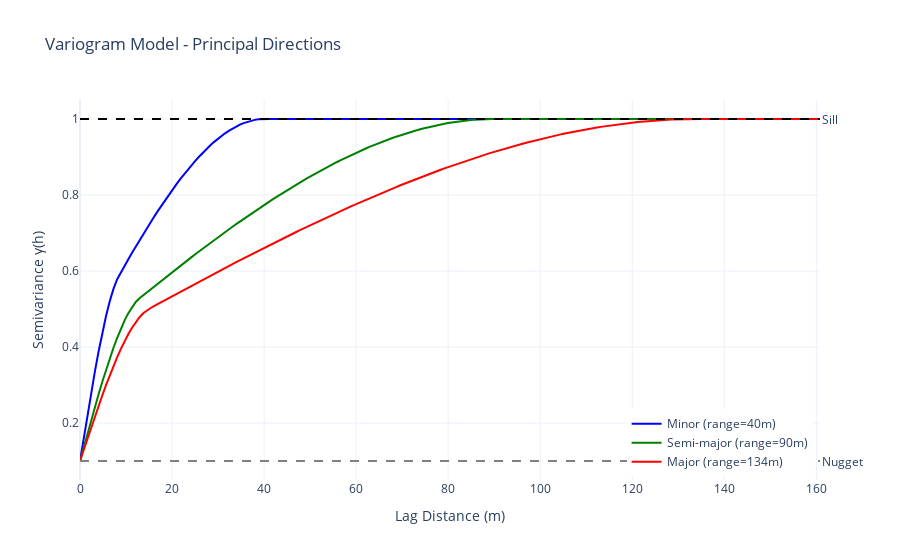

The code cell stored with this chart in its notebook:
### Markdown cell above
### Visualizing Variograms with Plotly

Use `plotly` to create interactive variogram plots. The variogram curve shows how spatial correlation decreases with distance.

### Code cell
import plotly.graph_objects as go

# Create variogram curve plot
fig = go.Figure()

# Add curves for each principal direction
fig.add_trace(
    go.Scatter(
        x=minor.distance,
        y=minor.semivariance,
        name=f"Minor (range={minor.range_value:.0f}m)",
        line=dict(color="blue", width=2),
    )
)

fig.add_trace(
    go.Scatter(
        x=semi_major.distance,
        y=semi_major.semivariance,
        name=f"Semi-major (range={semi_major.range_value:.0f}m)",
        line=dict(color="green", width=2),
    )
)

fig.add_trace(
    go.Scatter(
        x=major.distance,
        y=major.semivariance,
        name=f"Major (range={major.range_value:.0f}m)",
        line=dict(color="red", width=2),
    )
)

# Add reference lines for nugget and sill
fig.add_hline(
    y=variogram.nugget, line_dash="dash", line_color="gray", annotation_text="Nugget", annotation_position="right"
)
fig.add_hline(
    y=variogram.sill, line_dash="dash", line_color="black", annotation_text="Sill", annotation_position="right"
)

fig.update_layout(
    title="Variogram Model - Principal Directions",
    xaxis_title="Lag Distance (m)",
    yaxis_title="Semivariance γ(h)",
    legend=dict(yanchor="bottom", y=0.01, xanchor="right", x=0.99),
    template="plotly_white",
)

fig.show()

### Figure 1 — Plotly figure (JSON) as saved in the notebook; plotly's stock layout.template omitted (floating-point values rounded to 4 significant figures; data arrays with more than 128 entries replaced by an {"elided": "..."} marker saying what was removed)
{"data": [{"line": {"color": "blue", "width": 2}, "name": "Minor (range=40m)", "type": "scatter", "x": {"elided": "200 float values"}, "y": {"elided": "200 float values"}}, {"line": {"color": "green", "width": 2}, "name": "Semi-major (range=90m)", "type": "scatter", "x": {"elided": "200 float values"}, "y": {"elided": "200 float values"}}, {"line": {"color": "red", "width": 2}, "name": "Major (range=134m)", "type": "scatter", "x": {"elided": "200 float values"}, "y": {"elided": "200 float values"}}], "layout": {"annotations": [{"showarrow": false, "text": "Nugget", "x": 1, "xanchor": "left", "xref": "x domain", "y": 0.1, "yanchor": "middle", "yref": "y"}, {"showarrow": false, "text": "Sill", "x": 1, "xanchor": "left", "xref": "x domain", "y": 1.0, "yanchor": "middle", "yref": "y"}], "legend": {"x": 0.99, "xanchor": "right", "y": 0.01, "yanchor": "bottom"}, "shapes": [{"line": {"color": "gray", "dash": "dash"}, "type": "line", "x0": 0, "x1": 1, "xref": "x domain", "y0": 0.1, "y1": 0.1, "yref": "y"}, {"line": {"color": "black", "dash": "dash"}, "type": "line", "x0": 0, "x1": 1, "xref": "x domain", "y0": 1.0, "y1": 1.0, "yref": "y"}], "title": {"text": "Variogram Model - Principal Directions"}, "xaxis": {"title": {"text": "Lag Distance (m)"}}, "yaxis": {"title": {"text": "Semivariance γ(h)"}}}}
